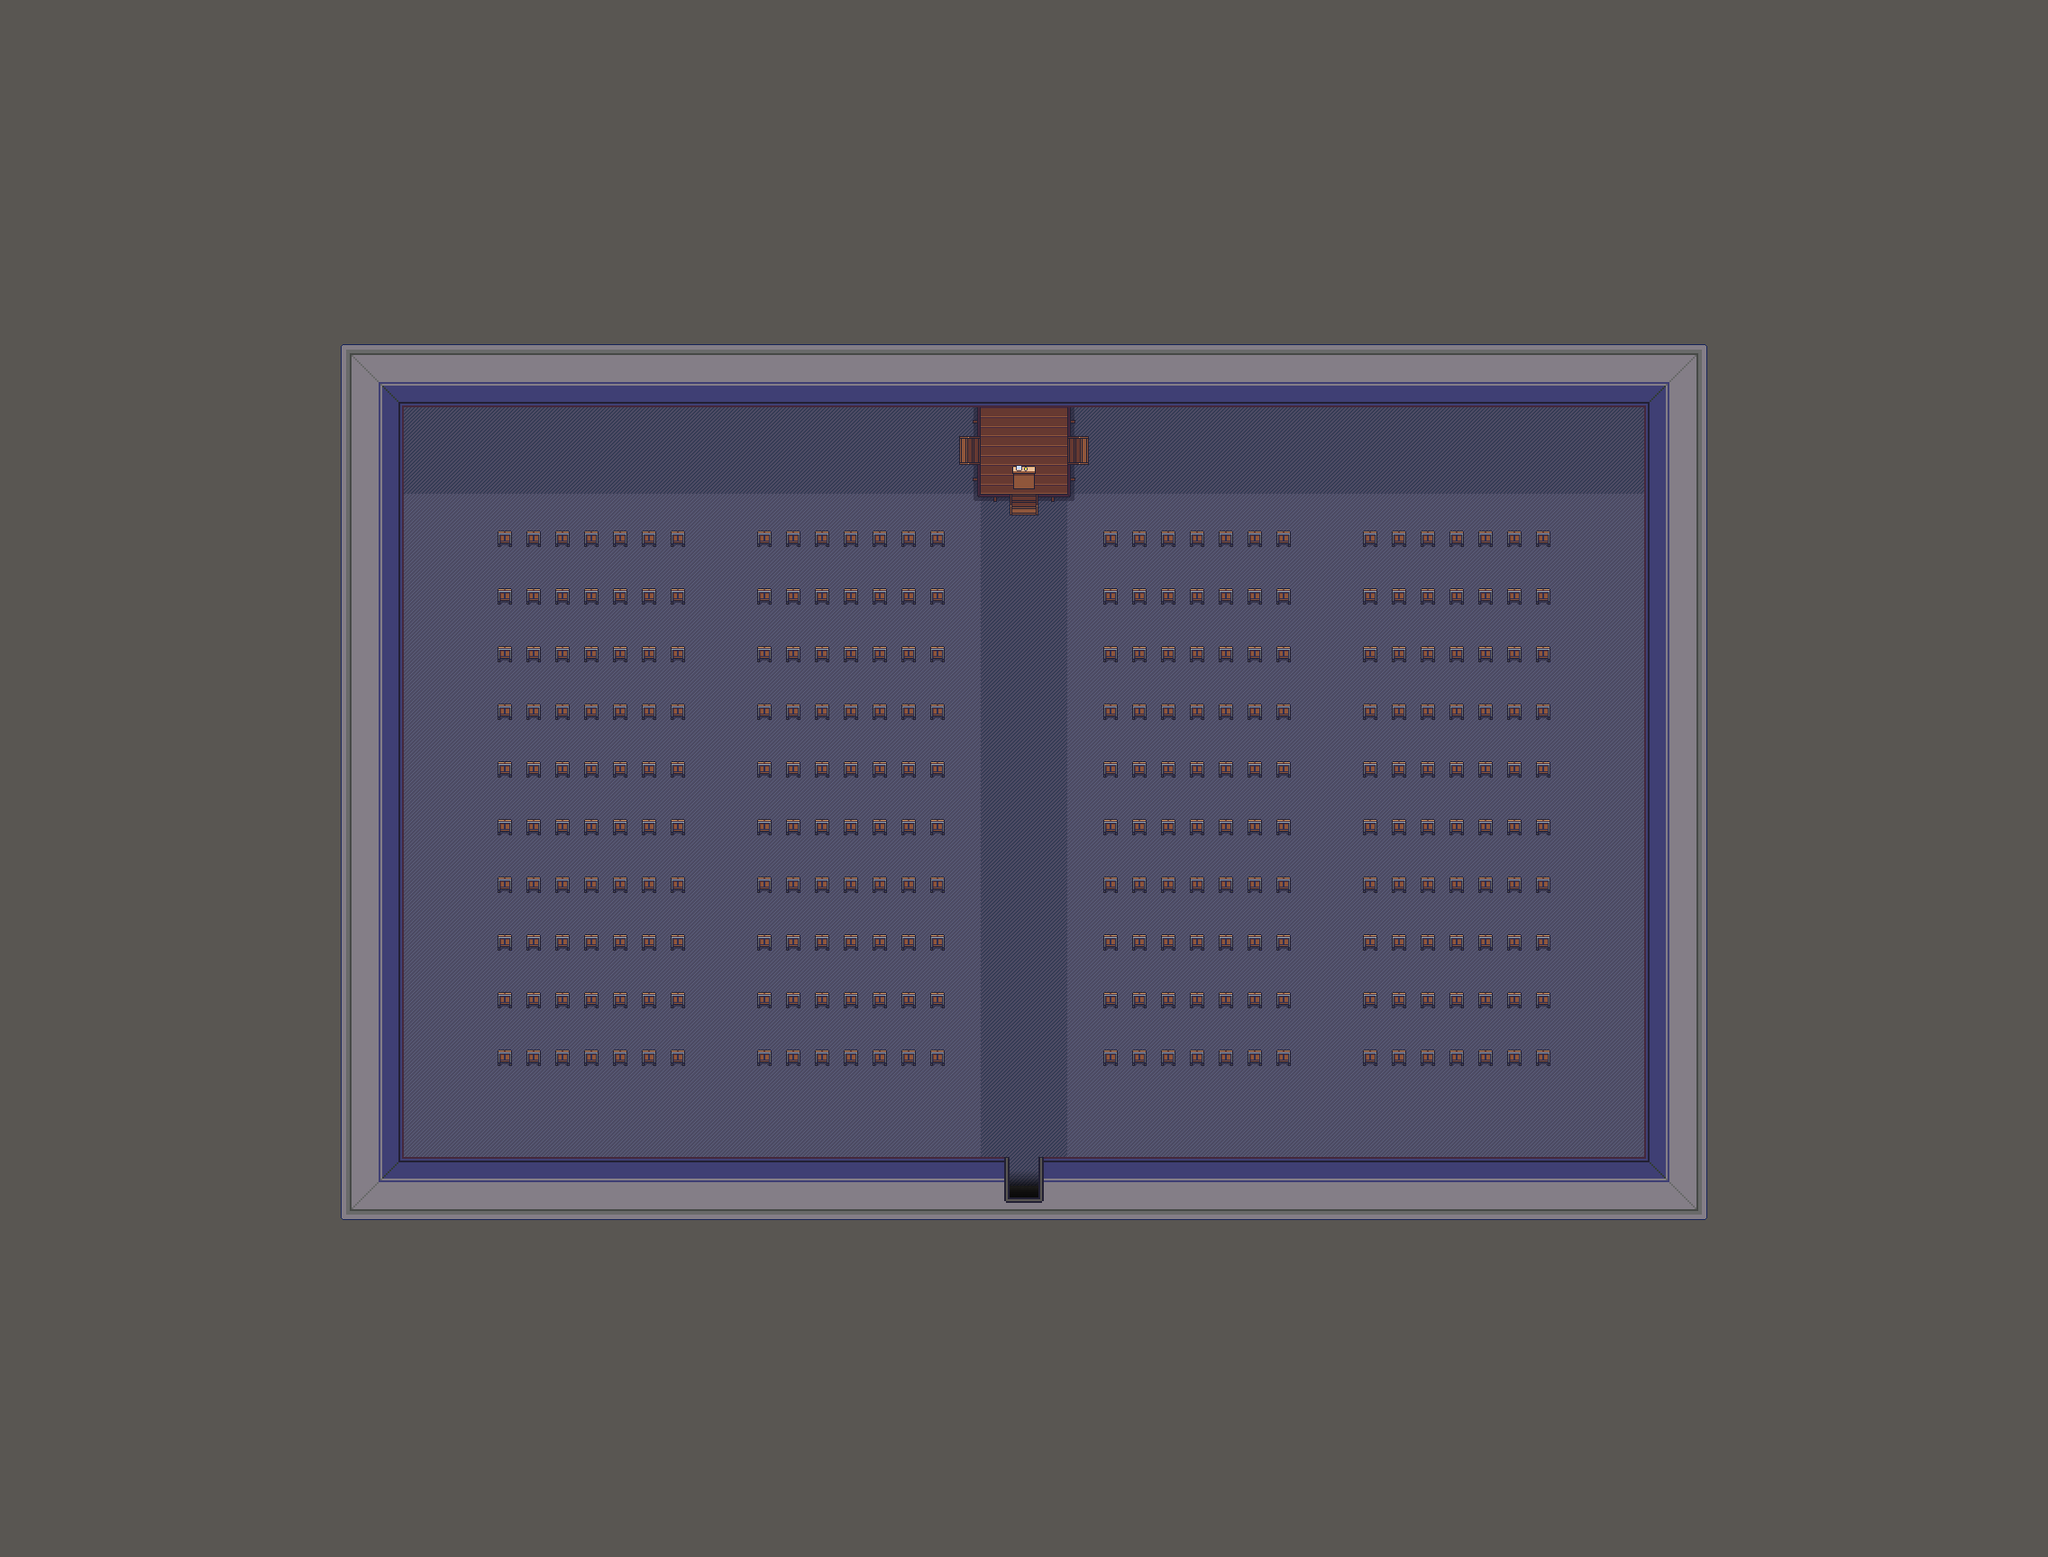

Below is a game level as drawn by its tile map, then a one-line description and the .tmx that defines it (tile-layer data replaced by summaries):
An orthogonal 71x54 tile map with 32x32 px tiles, 7 tile layers (Background, Ground 1, Ground 2, Shadows, ...).

<map version="1.2" tiledversion="1.3.5" orientation="orthogonal" renderorder="right-down" width="71" height="54" tilewidth="32" tileheight="32" infinite="0" nextlayerid="9" nextobjectid="1">
 <tileset firstgid="1" source="../../tilesets/Gather University 0.x.tsx" />
 <layer id="8" name="Background" width="71" height="54">
  <data>[3834 cells, 3833 non-empty, 1 distinct tile ids]</data>
 </layer>
 <layer id="4" name="Ground 1" width="71" height="54" offsetx="0" offsety="4">
  <data>[3834 cells, 1262 non-empty, 3 distinct tile ids]</data>
 </layer>
 <layer id="3" name="Ground 2" width="71" height="54" offsetx="0" offsety="4">
  <data>[3834 cells, 21 non-empty, 4 distinct tile ids]</data>
 </layer>
 <layer id="7" name="Shadows" width="71" height="54" offsetx="0" offsety="4">
  <data>[3834 cells, 2 non-empty, 2 distinct tile ids]</data>
 </layer>
 <layer id="6" name="Walls" width="71" height="54" offsetx="0" offsety="4">
  <data>[3834 cells, 450 non-empty, 21 distinct tile ids]</data>
 </layer>
 <layer id="2" name="Chairs" width="71" height="54" offsetx="0" offsety="4">
  <data>[3834 cells, 280 non-empty, 1 distinct tile ids]</data>
 </layer>
 <layer id="5" name="L1" width="71" height="54" offsetx="0" offsety="4">
  <data>[3834 cells, 1 non-empty, 1 distinct tile ids]</data>
 </layer>
</map>
